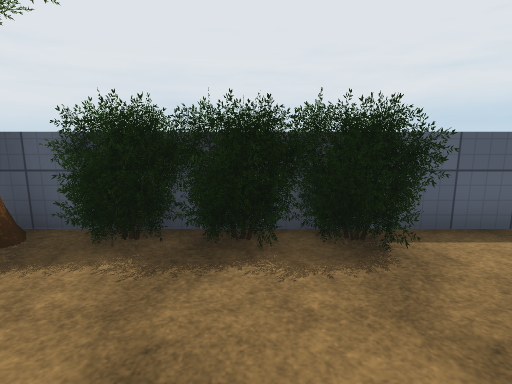
view 1 (above)

12 first-person views from a walk through a scene from a Unity 3-D project. The camera is 1.5 m above the floor, tilts 10° down and sees 80° across. The floor is counted in squares, 1 m on a side. Each view is taken from the middle of a square. On the plan, view 1 faces up. The plan holds only what a view shows up to about 15 squares ahead; the rest is blank. The player character is not drawn. Some surface patterns are stand-ins.

view 2
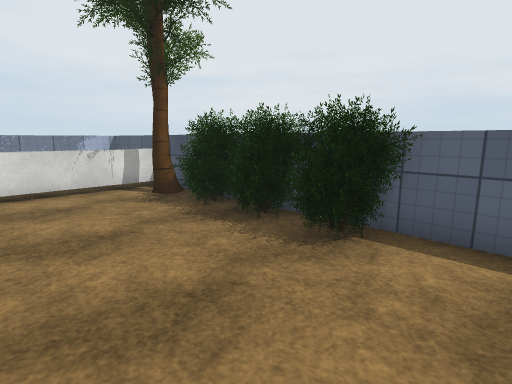

view 3
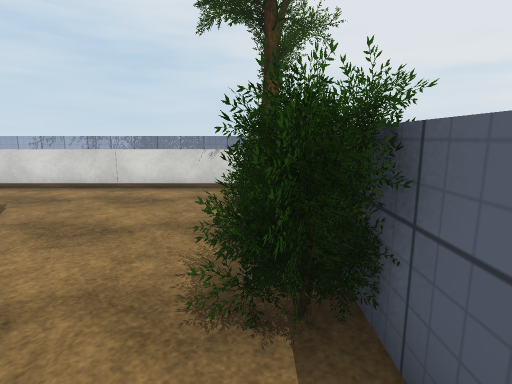

view 4
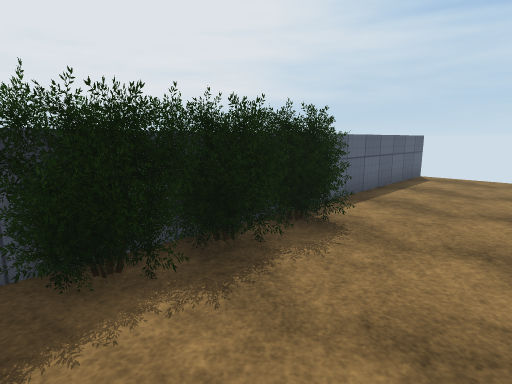

view 5
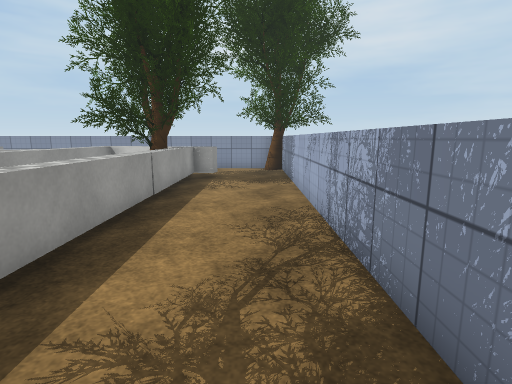

view 6
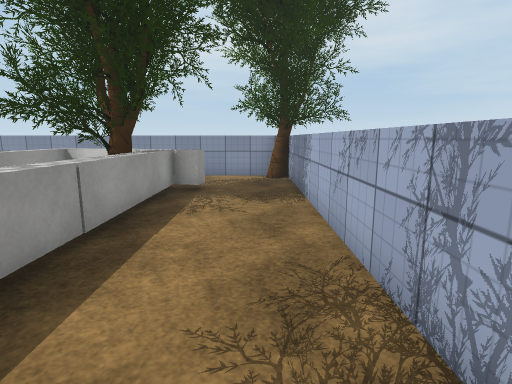

view 7
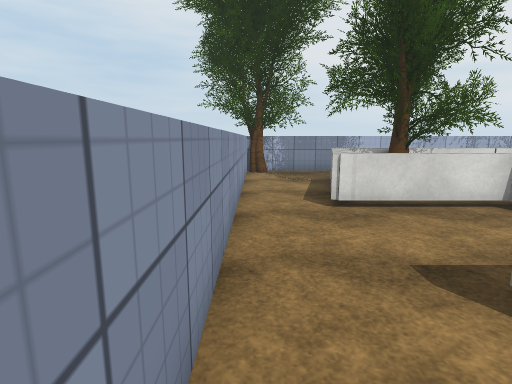

view 8
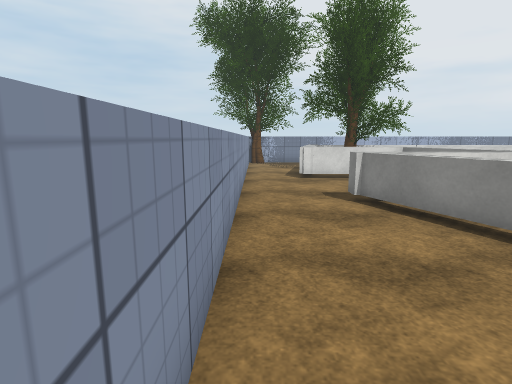

view 9
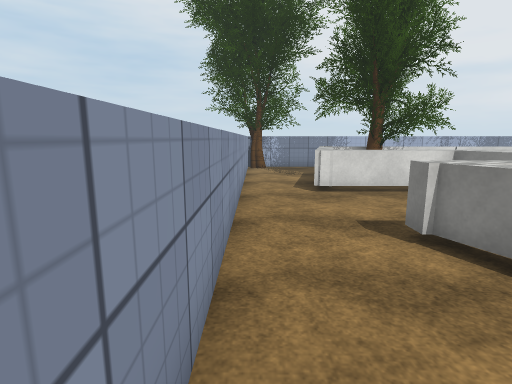

view 10
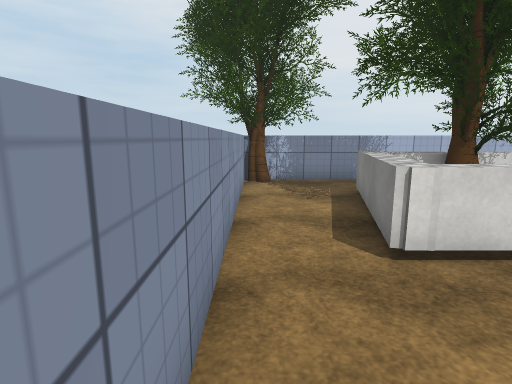

view 11
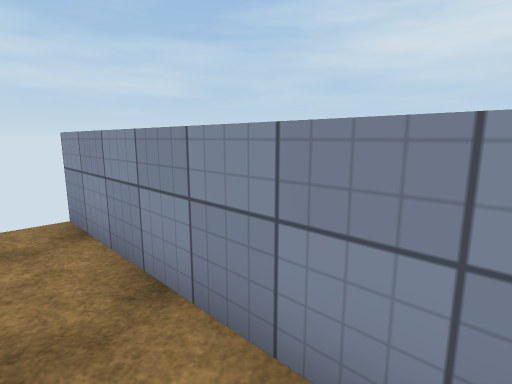

view 12
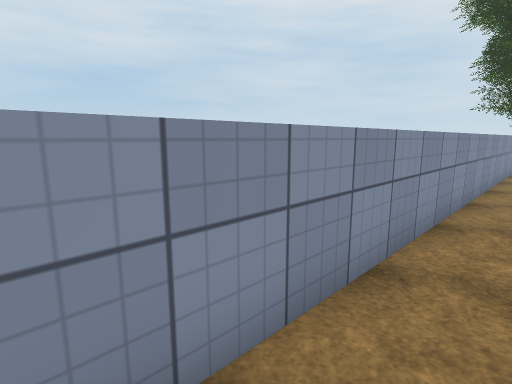

### Floor plan
Key: @ floor where view 1 was taken; # wall or solid block; x gap in a wall; . floor; = window, fence, low wall or low ledge; ^ raised ledge; B bush; T tree.
Columns run from 9 left of view 1 to 10 right of it. Each row starts with its distance up from view 1.
  5 #######B#B##########
  4 #  .#T#BBBBBB.......
  3 #  .=...............
  2 #.  ^...............
  1 #  .^........
  0 #...^....@.. .
 -1 #...^..
 -2 #...^..
 -3 #...^.
 -4 #...^  ^
 -5 #...^  ^
 -6 #...#  ^
 -7 #...# T^==  ^
 -8 #...#TT^..  ^
 -9 #..##T.^... ^.==
-10 #..### ^....^=#..
-11 #....#^^..........
-12 #...................
-13 T...................
-14 ###################x

Positions as (right, up) in squares from view 1, and headings:
1: (0, 0), facing up
2: (4, 0), facing up-left
3: (4, 4), facing left
4: (-3, 1), facing up-right
5: (-8, 2), facing down
6: (-8, -1), facing down
7: (5, -13), facing left
8: (10, -13), facing left
9: (7, -13), facing left
10: (2, -13), facing left
11: (4, -12), facing down-right
12: (10, -12), facing down-left
